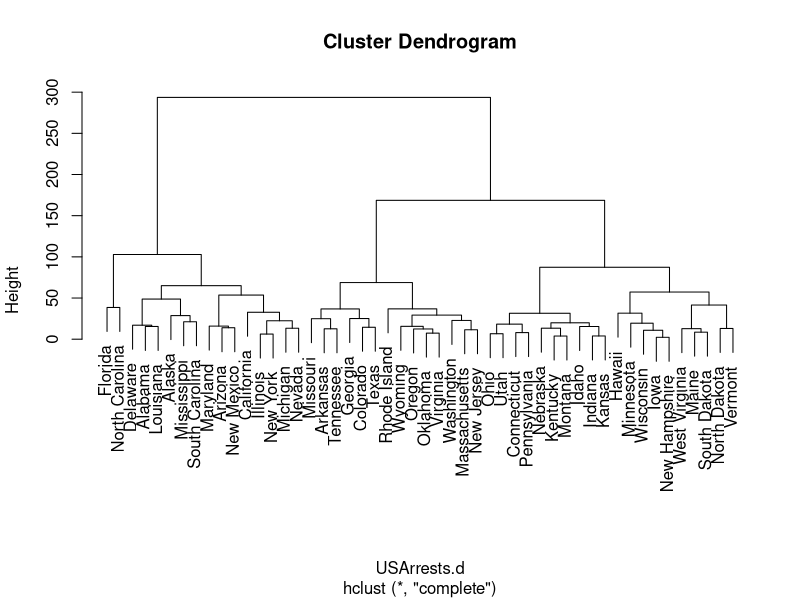

Here is the R script that generated this plot:
data(USArrests)
#distで相互の変数間の距離を求める
USArrests.d <- dist(USArrests)
USArrests.hc <- hclust(USArrests.d)
plot(USArrests.hc)
